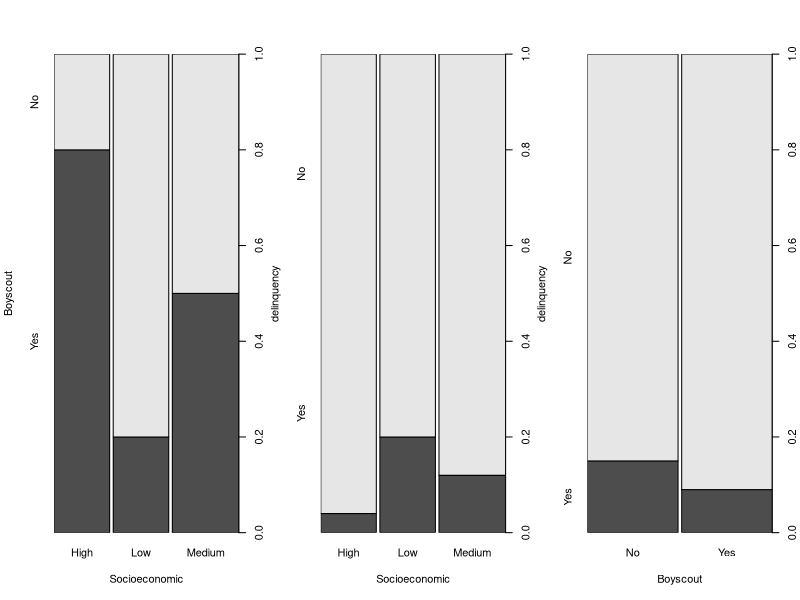

Recreate this plot in R. (Note: this script raises an error after producing the figure.)
## ---- chunk 1
Socio_tab <- c(rep("Low",4), rep("Medium",4), rep("High",4))
Boyscout_tab <- rep(c(rep("Yes",2),rep("No",2)),3)
delinquency_tab <- rep(c("Yes","No"),6)
frequency <- c(10,40,40,160,18,132,18,132,8,192,2,48)
Socioeconomic <- factor(c(rep(Socio_tab[1:12],frequency[1:12])))
Boyscout <- factor(c(rep(Boyscout_tab[1:12],frequency[1:12])))
delinquency <- factor(c(rep(delinquency_tab[1:12],frequency[1:12])))
## ---- chunk 2
options(repr.plot.width=8, repr.plot.height=3)
par(mfrow=c(1,3))
plot(Socioeconomic,Boyscout,xlab="Socioeconomic",ylab="Boyscout")
plot(Socioeconomic,delinquency,xlab="Socioeconomic",ylab="delinquency")
plot(Boyscout,delinquency,xlab="Boyscout",ylab="delinquency")
## ---- chunk 3
library(MASS)
polr.cred<-polr(Socioeconomic~Boyscout+delinquency) 
summary(polr.cred)$coefficients
## ---- chunk 4
drop1(polr.cred,test="Chi")
## ---- chunk 5
step(polr.cred,direction = "backward")$anova
## ---- chunk 6
polr.fit<-polr(Socioeconomic~Boyscout) 
summary(polr.fit)$coefficients
